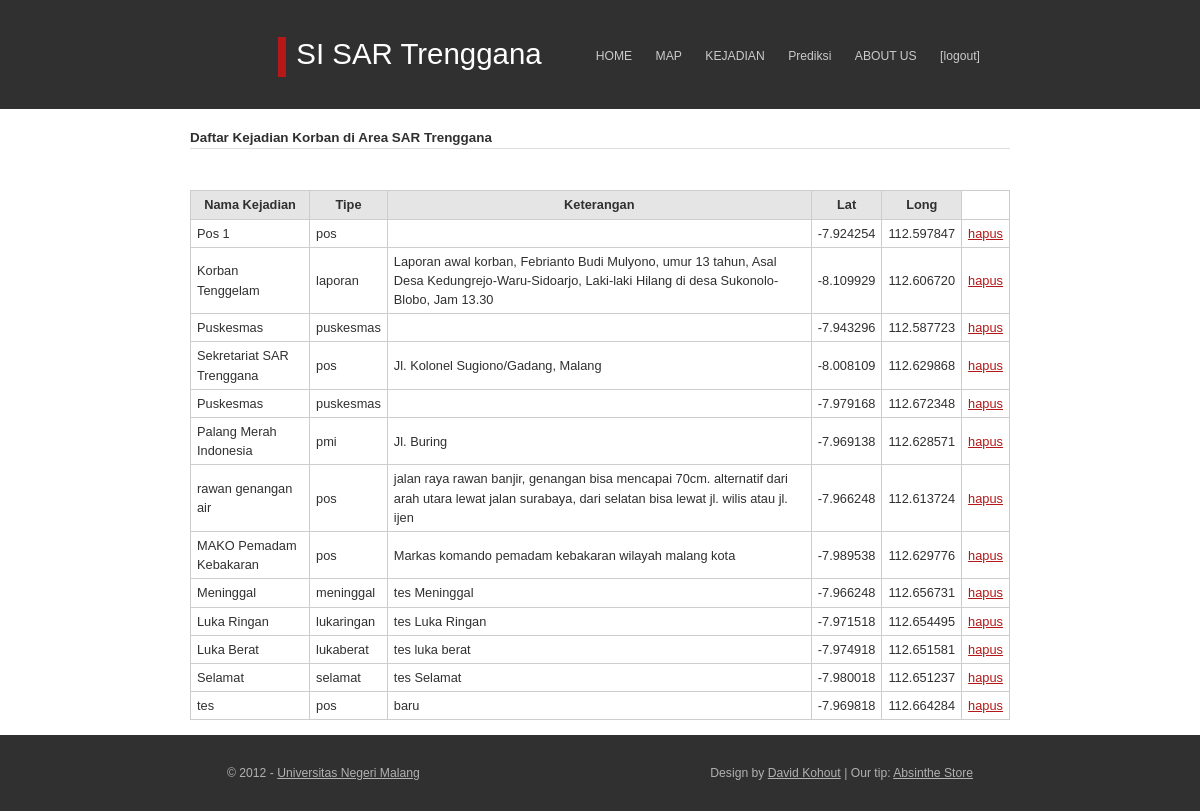
The app's page /index.php?menu=kejadian (signed in) with its own data.
### tables this page shows
CREATE TABLE IF NOT EXISTS `markers` (
  `id` int(11) NOT NULL AUTO_INCREMENT,
  `kejadian` varchar(60) NOT NULL,
  `keterangan` text NOT NULL,
  `lat` float(10,6) NOT NULL,
  `lng` float(10,6) NOT NULL,
  `tipe` enum('laporan','meninggal','lukaberat','lukaringan','selamat','pos','puskesmas','pmi','peringatan') NOT NULL,
  PRIMARY KEY (`id`)
);

### config.php (called while the page is built, shortened)
<?php
require_once('library/adodb_lite/adodb.inc.php');
$debug_db   =   0;
$db_engine	=	'mysql';
$db = NewADOConnection($db_engine);
$db->debug = $debug_db;
?>

### library/adodb_lite/adodb.inc.php (called while the page is built, shortened)
<?php
$ADODB_FETCH_MODE = ADODB_FETCH_DEFAULT;
function &ADONewConnection( $dbtype = 'mysql', $modules = '' )
{
	$dbtype = strtolower($dbtype);
	$last_module = $dbtype . '_' . 'driver';
	$object = new $extention();
	$object->last_module_name = $last_module;
	$object->raiseErrorFn = (defined('ADODB_ERROR_HANDLER')) ? ADODB_ERROR_HANDLER : false;
	$object->query_count = 0;
	$object->query_time_total = 0;
	return $object;
}
function &NewADOConnection($dbtype='', $module = '' )
{
	$tmp =& ADONewConnection($dbtype, $module);
	return $tmp;
}
class ADOConnection
{
	function &Execute( $sql, $inputarr = false )
	{
		$rs =& $this->do_query($sql, -1, -1, $inputarr);
		return $rs;
	}
}
?>

### library/adodb_lite/adodbSQL_drivers/mysql/mysql_driver.inc (called while the page is built, shortened)
<?php
class mysql_driver_ADOConnection extends ADOConnection
{
	function mysql_driver_ADOConnection()
	{
		$this->dbtype = 'mysql';
	}
	function _connect($host = "", $username = "", $password = "", $database = "", $persistent, $forcenew)
	{
		$this->host = $host;
		$this->username = $username;
		$this->password = $password;
		$this->persistent = $persistent;
		$this->forcenewconnection = $forcenew;
		if($this->persistent == 1)
		{
			if (strnatcmp(PHP_VERSION, '4.3.0') >= 0)
				$this->connectionId = @mysql_pconnect( $this->host, $this->username, $this->password, $this->clientFlags );
			else
				$this->connectionId = @mysql_pconnect( $this->host, $this->username, $this->password );
		}
		else
		{
			if (strnatcmp(PHP_VERSION, '4.3.0') >= 0)
				$this->connectionId = @mysql_connect( $this->host, $this->username, $this->password, $this->forcenewconnection, $this->clientFlags );
			else if (strnatcmp(PHP_VERSION, '4.2.0') >= 0)
				$this->connectionId = @mysql_connect( $this->host, $this->username, $this->password, $this->forcenewconnection );
			else
				$this->connectionId = @mysql_connect( $this->host, $this->username, $this->password );
		}
		return true;
	}
	function &do_query( $sql, $offset, $nrows, $inputarr=false )
	{
		global $ADODB_FETCH_MODE;
		$false = false;
		$limit = '';
		if ($inputarr && is_array($inputarr)) {
			$sqlarr = explode('?', $sql);
			if (!is_array(reset($inputarr))) $inputarr = array($inputarr);
			foreach($inputarr as $arr) {
				$sql = ''; $i = 0;
				foreach($arr as $v) {
					$sql .= $sqlarr[$i];
					switch(gettype($v)){
						case 'string':
							$sql .= $this->qstr($v);
							break;
						case 'double':
							$sql .= str_replace(',', '.', $v);
							break;
						case 'boolean':
							$sql .= $v ? 1 : 0;
							break;
						default:
							if ($v === null)
								$sql .= 'NULL';
							else $sql .= $v;
					}
					$i += 1;
				}
				$sql .= $sqlarr[$i];
				if ($i+1 != sizeof($sqlarr))
					return $false;
				$this->sql = $sql . $limit;
				$time_start = array_sum(explode(' ', microtime()));
				$this->query_count++;
				$resultId = @mysql_query( $this->sql, $this->connectionId );
				$time_total = (array_sum(explode(' ', microtime())) - $time_start);
				$this->query_time_total += $time_total;
				if($this->debug_console)
				{
					$this->query_list[] = $this->sql;
					$this->query_list_time[] = $time_total;
					$this->query_list_errors[] = $this->ErrorMsg();
				}
				if($this->debug)
				{
					$this->outp($sql . $limit);
				}
				if ($resultId === false) {
					if ($fn = $this->raiseErrorFn)
						$fn($this->dbtype, 'EXECUTE', $this->ErrorNo(), $this->ErrorMsg(), $this->sql, $inputarr, $this);
					return $false;
				}
			}
		}
		else
		{
				$this->sql = $sql . $limit;
				$time_start = array_sum(explode(' ', microtime()));
				$this->query_count++;
				$resultId = @mysql_query( $this->sql, $this->connectionId );
				$time_total = (array_sum(explode(' ', microtime())) - $time_start);
				$this->query_time_total += $time_total;
		}
		$recordset = new $resultset_name( $resultId, $this->connectionId );
		$recordset->_currentRow = 0;
		switch ($ADODB_FETCH_MODE)
		{
			default:
			case ADODB_FETCH_DEFAULT:
			case ADODB_FETCH_BOTH: $recordset->fetchMode = MYSQL_BOTH; break;
		}
		$recordset->_numOfRows = @mysql_num_rows( $resultId );
		$recordset->_numOfFields = @mysql_num_fields( $resultId );
		$recordset->_fetch();
		return $recordset;
	}
}
class mysql_driver_ResultSet
{
	var $resultId;
	var $fetchMode;
	function mysql_driver_ResultSet( $resultId, $connectionId )
	{
		$this->resultId = $resultId;
		$this->EOF = false;
	}
	function MoveNext()
	{
		if (@$this->fields = mysql_fetch_array($this->resultId,$this->fetchMode)) {
			return true;
		}
		return false;
	}
	function _fetch()
	{
		$this->fields = @mysql_fetch_array($this->resultId,$this->fetchMode);
		return is_array($this->fields);
	}
}
?>

### application/kejadian/index.php (the view, shortened to what this page needs)
<h3>Daftar Kejadian Korban di Area SAR Trenggana</h3><br />
<table>
    <tr class="table-top" align="center">
        <td>Nama Kejadian</td>
        <td>Tipe</td>
        <td>Keterangan</td>
        <td>Lat</td>
        <td>Long</td>
    </tr>
<?php
$result=$db->Execute("select * from markers");
while(!$result->EOF){
    echo '<tr>
        <td>'.$result->fields["kejadian"].'</td>
        <td>'.$result->fields["tipe"].'</td>
        <td>'.$result->fields["keterangan"].'</td>
        <td>'.$result->fields["lat"].'</td>
        <td>'.$result->fields["lng"].'</td>';
	if($_SESSION["username"]==1){
		echo '<td><a href=http://pengmas.tweetcoder.com/index.php?menu=kejadian&del=1&id='.$result->fields["id"].'>hapus</a></td>';
	}
	echo '</tr>';
    $result->MoveNext();
}
?>
</table>

### index.php (shortened to what this page needs)
<?php
        require_once "config.php";
			if(isset($_GET["item"]))
				$menu_item = $_GET["item"];
			else
				$menu_item = 'index';
	        if($_GET["rh"]!='1')
	        	require_once $application_folder."header.php";
	        echo '<div id="response">';
	        if(isset($_GET["menu"]))
	            include $application_folder.$_GET["menu"].'/'.$menu_item.'.php';
	        else
	            include $application_folder."home/index.php";
	        echo '</div>';
	        if($_GET["rf"]!='1')
	        	require_once $application_folder."footer.php";
?>

### application/header.php (shortened to what this page needs)
<!DOCTYPE html PUBLIC "-//W3C//DTD XHTML 1.0 Strict//EN" "http://www.w3.org/TR/xhtml1/DTD/xhtml1-strict.dtd">
<html xmlns="http://www.w3.org/1999/xhtml" xml:lang="cs" lang="cs">
  <head>
    <link href="css/screen.css" type="text/css" rel="stylesheet" media="screen,projection" />
  </head>
  <body>
    <div id="layout">
      <div id="header">
        <h1 id="logo"><a href="index.php?menu=home" title="#">SI SAR Trenggana</a></h1>
        <div id="navigation">
        <ul>
          <li><a href="index.php?menu=home" title="#">HOME</a></li>
          <?
                if($_SESSION["username"]){
          ?>
          <li><a href="index.php?menu=map&rh=1&rf=1" title="#" target="_blank">MAP</a></li>
          <li><a href="index.php?menu=kejadian" title="#">KEJADIAN</a></li>
          <li><a href="index.php?menu=kejadian&item=prediksi" title="#">Prediksi</a></li>
          <?
            };
          ?>
          <li><a href="index.php?menu=about" title="#">ABOUT US</a></li>
          <?
                if($_SESSION["username"]){
                    echo '<li><a href="index.php?menu=home&act=logout" title="#">[logout]</a></li>';
                }
          ?>
        </ul>
        </div>
      </div>

### application/footer.php (shortened to what this page needs)
        </div>
        <div id="footer">
        <div id="footer-inside">
        <p id="copyright">&copy; 2012 - <a href="um.ac.id">Universitas Negeri Malang</a></p>
          <p id="dont-delete-this">Design by <a href="http://www.davidkohout.cz">David Kohout</a> | Our tip: <a href="http://www.goodmood.cz" title="Absinthe, Becherovka, Slivovitz store">Absinthe Store</a></p>
        </div><div style="clear: both;"></div></div>
  </body>
</html>

### css/screen.css (style rules this page uses)
* { margin:0; padding:0; }
body, div, span, p, a, img, ul, ol, li, table, th, tr, td, form, fieldset, legend, dl, dt, dd, blockquote, applet, object { border:0; }
body { padding: 0; background: #fff url('../images/bg.jpg') repeat-x; font: 0.8em/1.5 "arial",sans-serif; color: #303030; text-align: center; }
a { color:#b41818; }
a:link { color:#b41818; }
h1, h2, h3, h4, h5, h6 { margin:15px 0 7px 0; }
h1 { font-size:200%; }
h3 { font-size:105%; border-bottom: 1px solid #ddd; }
#layout { width:820px; margin:0 auto; text-align:left; }
#header { position:relative; background: #303030; margin-bottom: 20px; }
#logo { font-family: 'Trebuchet MS', 'Geneva CE', lucida, sans-serif; position: relative; overflow: hidden; width: 450px; height: 108px; font-size:230%; margin: 0; line-height: 108px; text-align: center; }
#logo a { text-decoration: none; color: #fff; font-weight: normal; border-left: 8px solid #b41818; padding: 0px 10px 7px 10px; }
#navigation { position: absolute; left: 270px; line-height: 83px; display: block; height: 108px; width: 530px; top: 0; text-align: right; font-size: 95%; }
#navigation ul li { display: inline; }
#navigation li a { color: #cacaca; padding: 50px 10px; text-decoration: none; }
#footer { background: #303030; color: #b1b1b1; }
#footer a { color: #b1b1b1; }
#footer-inside { width:746px; margin:0 auto; text-align:left; padding: 26px 0; }
#footer-inside p { margin-top: 0; margin-bottom: 0; }
#copyright { float: left; width: 300px; }
#dont-delete-this { margin: 0 0 0 323px; text-align: right; }
p { margin:15px 0; line-height: 24px; font-size: 95% }
table { margin:15px 0; border: 1px solid #cdcdcd; border-collapse:collapse; border-spacing:0; font-size:100%; width: 100%; }
th, td { padding:4px 6px; border: 1px solid #cdcdcd; }
tr.table-top { background: #e5e5e5; font-weight: bold; }
ul, ol { display:block; margin:15px 0 15px 40px; }
li { display:list-item; }
ul li a { text-decoration:underline; }

### records on screen
markers: kejadian "Pos 1", tipe "pos", lat "-7.924254", lng "112.597847"
markers: kejadian "Korban Tenggelam", tipe "laporan", keterangan "Laporan awal korban, Febrianto Budi Mulyono, umur 13 tahun, Asal Desa Kedungrejo-Waru-Sidoarjo, Laki-laki Hilang di desa Sukonolo-Blobo, Jam 13.30", lat "-8.109929", lng "112.606720"
markers: kejadian "Puskesmas", tipe "puskesmas", lat "-7.943296", lng "112.587723"
markers: kejadian "Sekretariat SAR Trenggana", tipe "pos", keterangan "Jl. Kolonel Sugiono/Gadang, Malang", lat "-8.008109", lng "112.629868"
markers: kejadian "Puskesmas", tipe "puskesmas", lat "-7.979168", lng "112.672348"
markers: kejadian "Palang Merah Indonesia", tipe "pmi", keterangan "Jl. Buring", lat "-7.969138", lng "112.628571"
markers: kejadian "rawan genangan air", tipe "pos", keterangan "jalan raya rawan banjir, genangan bisa mencapai 70cm. alternatif dari arah utara lewat jalan surabaya, dari selatan bisa lewat jl. wilis atau jl. ijen", lat "-7.966248", lng "112.613724"
markers: kejadian "MAKO Pemadam Kebakaran", tipe "pos", keterangan "Markas komando pemadam kebakaran wilayah malang kota", lat "-7.989538", lng "112.629776"
markers: kejadian "Meninggal", tipe "meninggal", keterangan "tes Meninggal", lat "-7.966248", lng "112.656731"
markers: kejadian "Luka Ringan", tipe "lukaringan", keterangan "tes Luka Ringan", lat "-7.971518", lng "112.654495"
markers: kejadian "Luka Berat", tipe "lukaberat", keterangan "tes luka berat", lat "-7.974918", lng "112.651581"
markers: kejadian "Selamat", tipe "selamat", keterangan "tes Selamat", lat "-7.980018", lng "112.651237"
markers: kejadian "tes", tipe "pos", keterangan "baru", lat "-7.969818", lng "112.664284"
